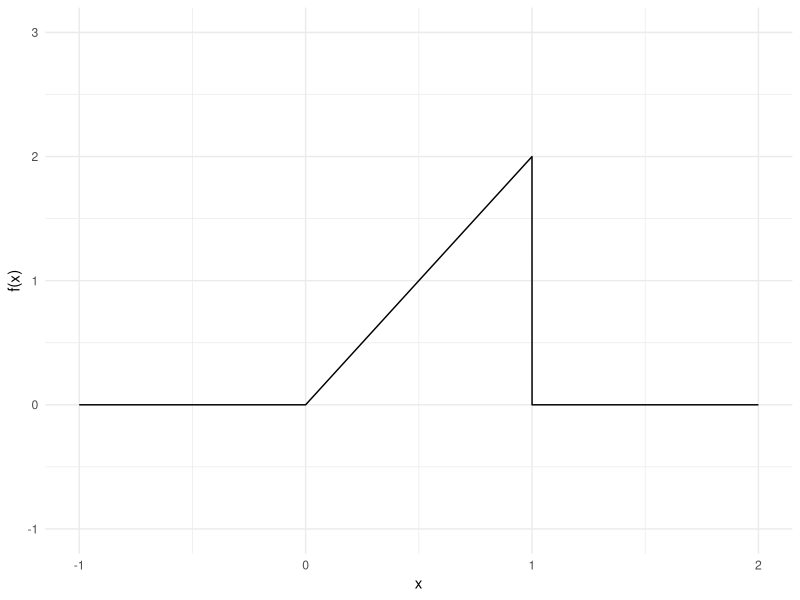
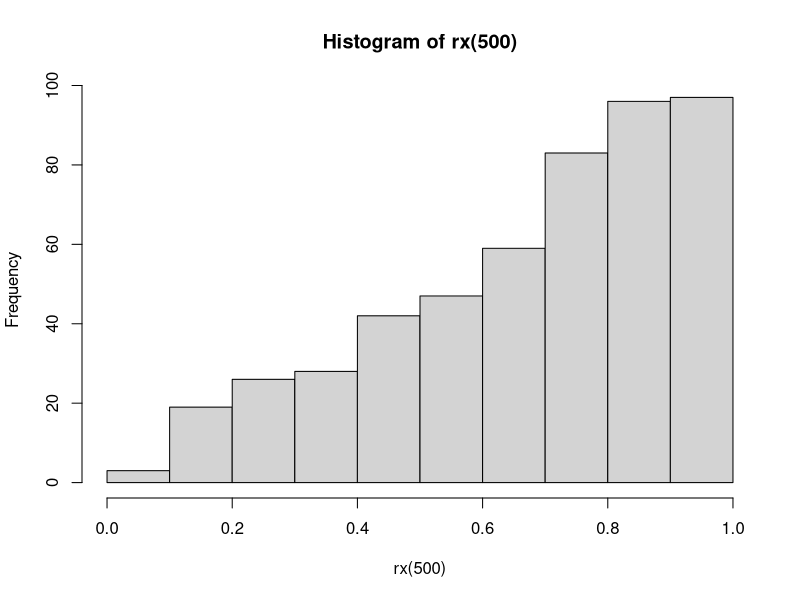

Here is the R script that generated these plots, in order:
## ---- chunk 1
# Reminder: m = 1000 sets the default value of m to be 1000
birthday <- function(n, k, m = 1000) {
  k_num_shared_bday_counter = 0
  for (i in 1:m) {
    n_birthdays = sample(x = 365, size = n, replace = TRUE)
    if (max(table(n_birthdays)) >= k) {
      k_num_shared_bday_counter = k_num_shared_bday_counter + 1
    }
  }
  
  return(k_num_shared_bday_counter/m)
}

birthday(n = 241, k = 5, m = 2000)
## ---- chunk 2
# here we define a *vectorized* function to evaluate the probability density
# function (pdf) of X by using pmin() and pmax(), which are vectorized
# versions of min() and max()
pdf_x <- function(x) {
  # ifelse is like a function version of an if statement.
  # We use it here to ensure that pdf_x can operate directly on vectors.
  return( ifelse( 0 <= x & x <= 1, 2*x, 0 ) )
}

library(ggplot2)

# showing the PDF in a plot
ggplot() +
  geom_function(fun = pdf_x, n = 10001) +
  theme_minimal() +
  xlim(c(-1, 2)) +
  ylim(-1, 3) +
  labs(x = "x", y = "f(x)")
## ---- chunk 3
# complete the function
rx <- function(n) {
  curr_input = runif(n=n)
  return( sqrt(curr_input) )
}

# The histogram should look like the PDF we plotted above.
# Uncomment the following line of code and check it looks correct
hist(rx(500))
## ---- chunk 4
# 1-7 are the warmest 7 years
warmest_seven_years_straight = function(n){
  seven_warmest_straight_counter = 0
  for (i in 1:n) {
    year_warmth_order = sample(10, size = 10, replace = FALSE)
    if ( sum(1:7) == sum(tail(year_warmth_order, n = 7)) ) {
      seven_warmest_straight_counter = seven_warmest_straight_counter + 1
    }
  }
  return(seven_warmest_straight_counter/n)
}

warmest_seven_years_straight(10000)
